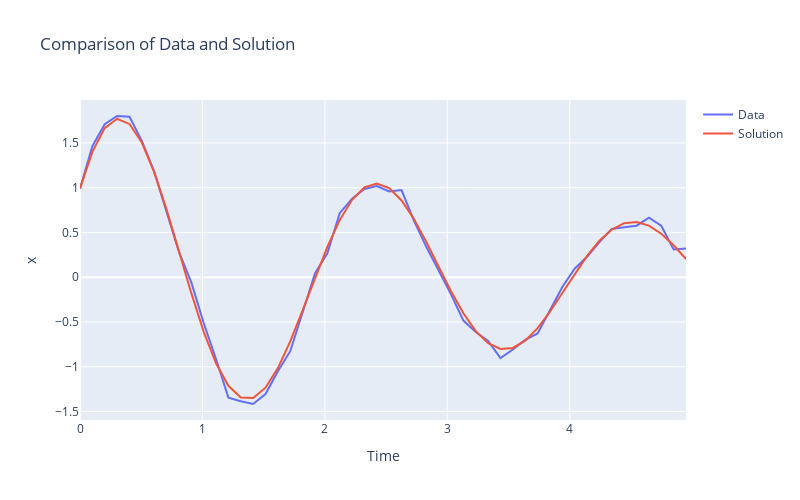

The code cell stored with this chart in its notebook:
### Markdown cell above
#### Creating a mathematical model of a system of ODE's and comparing solution model to data

### Code cell
## Recommended approach:
## Create a mathematical model of a system of ODEs, v' = x'' and x' = v, and solve with odeint
## Compare your solution model to your data, and calculate goodness of fit
## Choose parameters that minimize your goodness of fit.
## If you create your goodness of fit calculation as a function which takes parameters
## you want to minimize as arguments, you could feed that to a minimization routine. I like
## dual_annealing for problems like this as it searches for a global min, and also allows you
## to input bounds which help to avoid the minimization getting too far out of the expected solution.

# Extract t and x values from the DataFrame
t_data = df['t'].values
x_data = df['x'].values

def model(y, t, gamma, y_value):
    x, v = y
    dydt = [v, -gamma * x - y_value * v]  # Define the system of ODEs
    return dydt

# Assuming you have initial conditions x0, v0, and values for gamma and y
x0 = x_data[0]
v0 = (x_data[1] - x_data[0]) / (t_data[1] - t_data[0])
gamma = 9
y_value = 0.5

# Initial conditions
y0 = [x0, v0]

# Solve the ODE system using odeint
solution = odeint(model, y0, t_data, args=(gamma, y_value))
x_solution = solution[:, 0]
v_solution = solution[:, 1]

# Plot the comparison between data and solution
fig = go.Figure()
fig.add_trace(go.Scatter(x=t_data, y=x_data, mode='lines', name='Data'))
fig.add_trace(go.Scatter(x=t_data, y=x_solution, mode='lines', name='Solution'))
fig.update_layout(
    title="Comparison of Data and Solution",
    xaxis_title="Time",
    yaxis_title="x",
    height = 500,
    width = 800
)
fig.show()

### Figure 1 — Plotly figure (JSON) as saved in the notebook; plotly's stock layout.template omitted (floating-point values rounded to 4 significant figures)
{"data": [{"mode": "lines", "name": "Data", "type": "scatter", "x": [0, 0.101, 0.202, 0.303, 0.404, 0.5051, 0.6061, 0.7071, 0.8081, 0.9091, 1.01, 1.111, 1.212, 1.313, 1.414, 1.515, 1.616, 1.717, 1.818, 1.919, 2.02, 2.121, 2.222, 2.323, 2.424, 2.525, 2.626, 2.727, 2.828, 2.929, 3.03, 3.131, 3.232, 3.333, 3.434, 3.535, 3.636, 3.737, 3.838, 3.939, 4.04, 4.141, 4.242, 4.343, 4.444, 4.545, 4.646, 4.747, 4.848, 4.949], "y": [0.9897, 1.463, 1.709, 1.801, 1.792, 1.524, 1.18, 0.7324, 0.2835, -0.0576, -0.512, -0.9141, -1.345, -1.386, -1.416, -1.306, -1.052, -0.8265, -0.3902, 0.0431, 0.2679, 0.715, 0.8768, 0.9858, 1.018, 0.9579, 0.9728, 0.6326, 0.3394, 0.0666, -0.1919, -0.4847, -0.6126, -0.7115, -0.9033, -0.808, -0.7005, -0.6278, -0.375, -0.1087, 0.0951, 0.2281, 0.3932, 0.5382, 0.5575, 0.5752, 0.6646, 0.5747, 0.3088, 0.3213]}, {"mode": "lines", "name": "Solution", "type": "scatter", "x": [0, 0.101, 0.202, 0.303, 0.404, 0.5051, 0.6061, 0.7071, 0.8081, 0.9091, 1.01, 1.111, 1.212, 1.313, 1.414, 1.515, 1.616, 1.717, 1.818, 1.919, 2.02, 2.121, 2.222, 2.323, 2.424, 2.525, 2.626, 2.727, 2.828, 2.929, 3.03, 3.131, 3.232, 3.333, 3.434, 3.535, 3.636, 3.737, 3.838, 3.939, 4.04, 4.141, 4.242, 4.343, 4.444, 4.545, 4.646, 4.747, 4.848, 4.949], "y": [0.9897, 1.4, 1.665, 1.77, 1.712, 1.504, 1.174, 0.755, 0.2898, -0.1782, -0.6074, -0.9614, -1.213, -1.344, -1.349, -1.234, -1.015, -0.7167, -0.3694, -0.00632, 0.3394, 0.6379, 0.8651, 1.004, 1.047, 0.995, 0.857, 0.6496, 0.3947, 0.1173, -0.1569, -0.4036, -0.6023, -0.7377, -0.8009, -0.7898, -0.709, -0.5693, -0.3858, -0.1771, 0.0371, 0.2374, 0.4068, 0.5317, 0.6032, 0.6175, 0.5763, 0.4859, 0.3568, 0.2023]}], "layout": {"height": 500, "title": {"text": "Comparison of Data and Solution"}, "width": 800, "xaxis": {"title": {"text": "Time"}}, "yaxis": {"title": {"text": "x"}}}}
